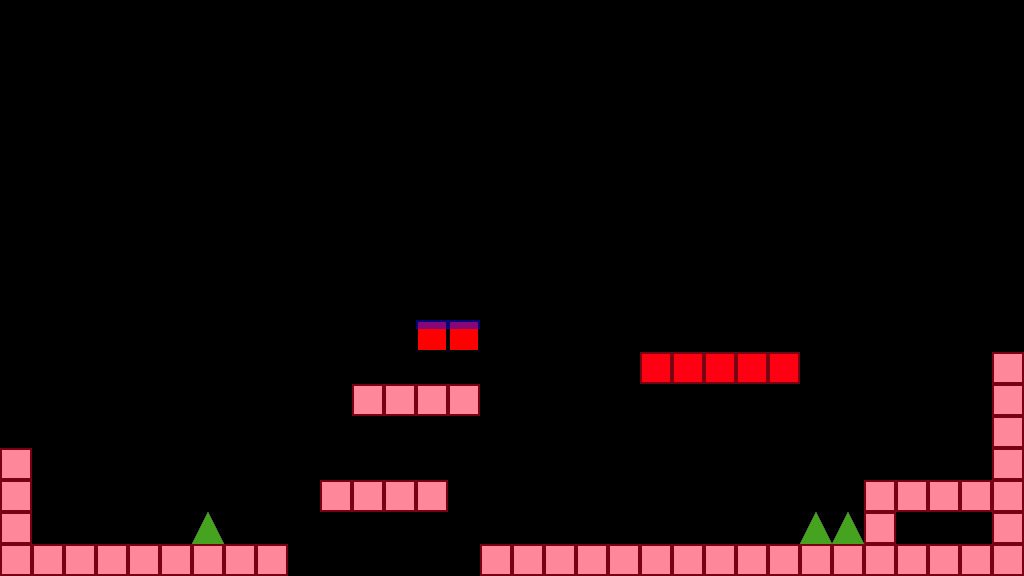

A 2D game scene composited from a Tiled map and its tileset images. What follows is a short description and the map's XML, with every tile layer's data as written:
An orthogonal 32x18 tile map with 32x32 px tiles, 2 tile layers (Main, _Collision), 4 tilesets.

<map version="1.5" tiledversion="1.7.2" orientation="orthogonal" renderorder="right-down" width="32" height="18" tilewidth="32" tileheight="32" infinite="0" nextlayerid="4" nextobjectid="1">
 <editorsettings>
  <export target="TestLevel.json" format="json" />
 </editorsettings>
 <tileset firstgid="1" name="Test" tilewidth="32" tileheight="32" tilecount="1" columns="1">
  <image source="../Tilesets/Debug.png" width="32" height="32" />
 </tileset>
 <tileset firstgid="2" name="Test2" tilewidth="32" tileheight="32" tilecount="1" columns="1">
  <image source="../Tilesets/Debug2.png" width="32" height="32" />
  <tile id="0">
   <properties>
    <property name="CollisionType" value="JumpThrough" />
   </properties>
  </tile>
 </tileset>
 <tileset firstgid="3" name="CollisionSet" tilewidth="32" tileheight="32" tilecount="3" columns="3">
  <image source="../Tilesets/CollisionSet.png" width="96" height="32" />
 </tileset>
 <tileset firstgid="6" name="Spike" tilewidth="32" tileheight="32" tilecount="1" columns="1">
  <image source="../Tilesets/Spike.png" width="32" height="32" />
 </tileset>
 <layer id="1" name="Main" width="32" height="18" offsetx="0" offsety="-1.42109e-14">
  <data encoding="csv">
0,0,0,0,0,0,0,0,0,0,0,0,0,0,0,0,0,0,0,0,0,0,0,0,0,0,0,0,0,0,0,0,
0,0,0,0,0,0,0,0,0,0,0,0,0,0,0,0,0,0,0,0,0,0,0,0,0,0,0,0,0,0,0,0,
0,0,0,0,0,0,0,0,0,0,0,0,0,0,0,0,0,0,0,0,0,0,0,0,0,0,0,0,0,0,0,0,
0,0,0,0,0,0,0,0,0,0,0,0,0,0,0,0,0,0,0,0,0,0,0,0,0,0,0,0,0,0,0,0,
0,0,0,0,0,0,0,0,0,0,0,0,0,0,0,0,0,0,0,0,0,0,0,0,0,0,0,0,0,0,0,0,
0,0,0,0,0,0,0,0,0,0,0,0,0,0,0,0,0,0,0,0,0,0,0,0,0,0,0,0,0,0,0,0,
0,0,0,0,0,0,0,0,0,0,0,0,0,0,0,0,0,0,0,0,0,0,0,0,0,0,0,0,0,0,0,0,
0,0,0,0,0,0,0,0,0,0,0,0,0,0,0,0,0,0,0,0,0,0,0,0,0,0,0,0,0,0,0,0,
0,0,0,0,0,0,0,0,0,0,0,0,0,0,0,0,0,0,0,0,0,0,0,0,0,0,0,0,0,0,0,0,
0,0,0,0,0,0,0,0,0,0,0,0,0,0,0,0,0,0,0,0,0,0,0,0,0,0,0,0,0,0,0,0,
0,0,0,0,0,0,0,0,0,0,0,0,0,2,2,0,0,0,0,0,0,0,0,0,0,0,0,0,0,0,0,0,
0,0,0,0,0,0,0,0,0,0,0,0,0,0,0,0,0,0,0,0,2,2,2,2,2,0,0,0,0,0,0,1,
0,0,0,0,0,0,0,0,0,0,0,1,1,1,1,0,0,0,0,0,0,0,0,0,0,0,0,0,0,0,0,1,
0,0,0,0,0,0,0,0,0,0,0,0,0,0,0,0,0,0,0,0,0,0,0,0,0,0,0,0,0,0,0,1,
1,0,0,0,0,0,0,0,0,0,0,0,0,0,0,0,0,0,0,0,0,0,0,0,0,0,0,0,0,0,0,1,
1,0,0,0,0,0,0,0,0,0,1,1,1,1,0,0,0,0,0,0,0,0,0,0,0,0,0,1,1,1,1,1,
1,0,0,0,0,0,6,0,0,0,0,0,0,0,0,0,0,0,0,0,0,0,0,0,0,6,6,1,0,0,0,1,
1,1,1,1,1,1,1,1,1,0,0,0,0,0,0,1,1,1,1,1,1,1,1,1,1,1,1,1,1,1,1,1
</data>
 </layer>
 <layer id="3" name="_Collision" width="32" height="18">
  <data encoding="csv">
0,0,0,0,0,0,0,0,0,0,0,0,0,0,0,0,0,0,0,0,0,0,0,0,0,0,0,0,0,0,0,0,
0,0,0,0,0,0,0,0,0,0,0,0,0,0,0,0,0,0,0,0,0,0,0,0,0,0,0,0,0,0,0,0,
0,0,0,0,0,0,0,0,0,0,0,0,0,0,0,0,0,0,0,0,0,0,0,0,0,0,0,0,0,0,0,0,
0,0,0,0,0,0,0,0,0,0,0,0,0,0,0,0,0,0,0,0,0,0,0,0,0,0,0,0,0,0,0,0,
0,0,0,0,0,0,0,0,0,0,0,0,0,0,0,0,0,0,0,0,0,0,0,0,0,0,0,0,0,0,0,0,
0,0,0,0,0,0,0,0,0,0,0,0,0,0,0,0,0,0,0,0,0,0,0,0,0,0,0,0,0,0,0,0,
0,0,0,0,0,0,0,0,0,0,0,0,0,0,0,0,0,0,0,0,0,0,0,0,0,0,0,0,0,0,0,0,
0,0,0,0,0,0,0,0,0,0,0,0,0,0,0,0,0,0,0,0,0,0,0,0,0,0,0,0,0,0,0,0,
0,0,0,0,0,0,0,0,0,0,0,0,0,0,0,0,0,0,0,0,0,0,0,0,0,0,0,0,0,0,0,0,
0,0,0,0,0,0,0,0,0,0,0,0,0,0,0,0,0,0,0,0,0,0,0,0,0,0,0,0,0,0,0,0,
0,0,0,0,0,0,0,0,0,0,0,0,0,4,4,0,0,0,0,0,0,0,0,0,0,0,0,0,0,0,0,0,
0,0,0,0,0,0,0,0,0,0,0,0,0,0,0,0,0,0,0,0,3,3,3,3,3,0,0,0,0,0,0,3,
0,0,0,0,0,0,0,0,0,0,0,3,3,3,3,0,0,0,0,0,0,0,0,0,0,0,0,0,0,0,0,3,
0,0,0,0,0,0,0,0,0,0,0,0,0,0,0,0,0,0,0,0,0,0,0,0,0,0,0,0,0,0,0,3,
3,0,0,0,0,0,0,0,0,0,0,0,0,0,0,0,0,0,0,0,0,0,0,0,0,0,0,0,0,0,0,3,
3,0,0,0,0,0,0,0,0,0,3,3,3,3,0,0,0,0,0,0,0,0,0,0,0,0,0,3,3,3,3,3,
3,0,0,0,0,0,5,0,0,0,0,0,0,0,0,0,0,0,0,0,0,0,0,0,0,5,5,3,0,0,0,3,
3,3,3,3,3,3,3,3,3,0,0,0,0,0,0,3,3,3,3,3,3,3,3,3,3,3,3,3,3,3,3,3
</data>
 </layer>
</map>
